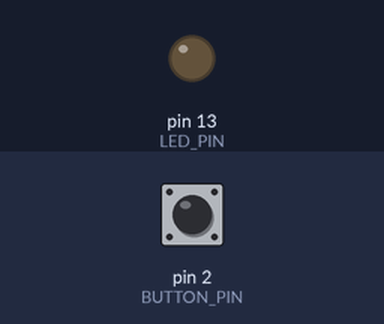
Simulated run of this sketch. Board: Arduino Uno, built with avr-gcc and run on an emulated ATmega328P. On the bench: output pins drawn as LEDs (lit = HIGH). The inputs (shaded band) are chosen by the test bench; at power-on: pin 2 (BUTTON_PIN) HIGH.

Above: at 1.2 s.
1.3 s: pin 2 (BUTTON_PIN) pulled LOW for 0.15 s
At 2.4 s:
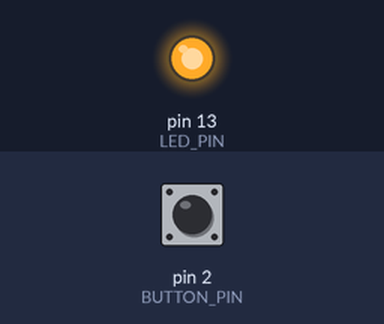
2.9 s: pin 2 (BUTTON_PIN) pulled LOW for 1 s
At 3.6 s:
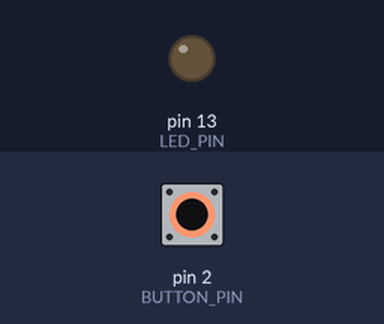
5.4 s: pin 2 (BUTTON_PIN) pulled LOW for 3.2 s
At 6.8 s:
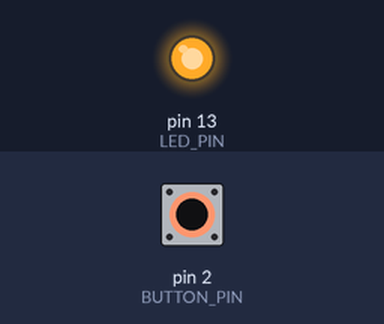
Timing chart, 0 to 8.4 s (numbered marks = the images above; inputs shaded):
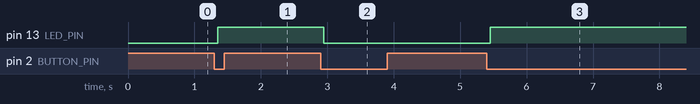

Measured:
- after the input at 1.3 s, pin 13 (LED_PIN): LOW → HIGH after 0.05 s
- after the input at 2.9 s, pin 13 (LED_PIN): HIGH → LOW after 0.05 s
- after the input at 5.4 s, pin 13 (LED_PIN): LOW → HIGH after 0.05 s

The sketch:

04_button_toggle.ino
```cpp
/*
  04 - Button Toggle (with debounce)
  Press once: LED turns ON and STAYS on.
  Press again: LED turns OFF. Like a light switch.

  Wiring: same as sketch 02 (see ../02_button_pullup/schematic_2_button_pullup.png).

  What is "debounce"?
    A real button doesn't switch cleanly. For a few milliseconds it
    flickers on and off ("bounces"). Without handling that, one press
    could toggle the LED several times. We ignore changes until the
    reading has stayed the same for 50 ms.
*/

const int BUTTON_PIN = 2;
const int LED_PIN = 13;
const unsigned long DEBOUNCE_MS = 50;

bool ledOn = false;               // is the LED currently on?
int lastReading = HIGH;           // last raw reading from the pin
int stableState = HIGH;           // last reading we trust
unsigned long lastChangeTime = 0; // when the raw reading last changed

void setup() {
  pinMode(BUTTON_PIN, INPUT_PULLUP);
  pinMode(LED_PIN, OUTPUT);
}

void loop() {
  int reading = digitalRead(BUTTON_PIN);

  // The raw reading changed: restart the timer
  if (reading != lastReading) {
    lastChangeTime = millis();
  }

  // The reading has been steady long enough to trust it
  if ((millis() - lastChangeTime) > DEBOUNCE_MS) {
    if (reading != stableState) {
      stableState = reading;

      // Toggle only on the press (HIGH -> LOW), not on release
      if (stableState == LOW) {
        ledOn = !ledOn;
        digitalWrite(LED_PIN, ledOn ? HIGH : LOW);
      }
    }
  }

  lastReading = reading;
}
```
